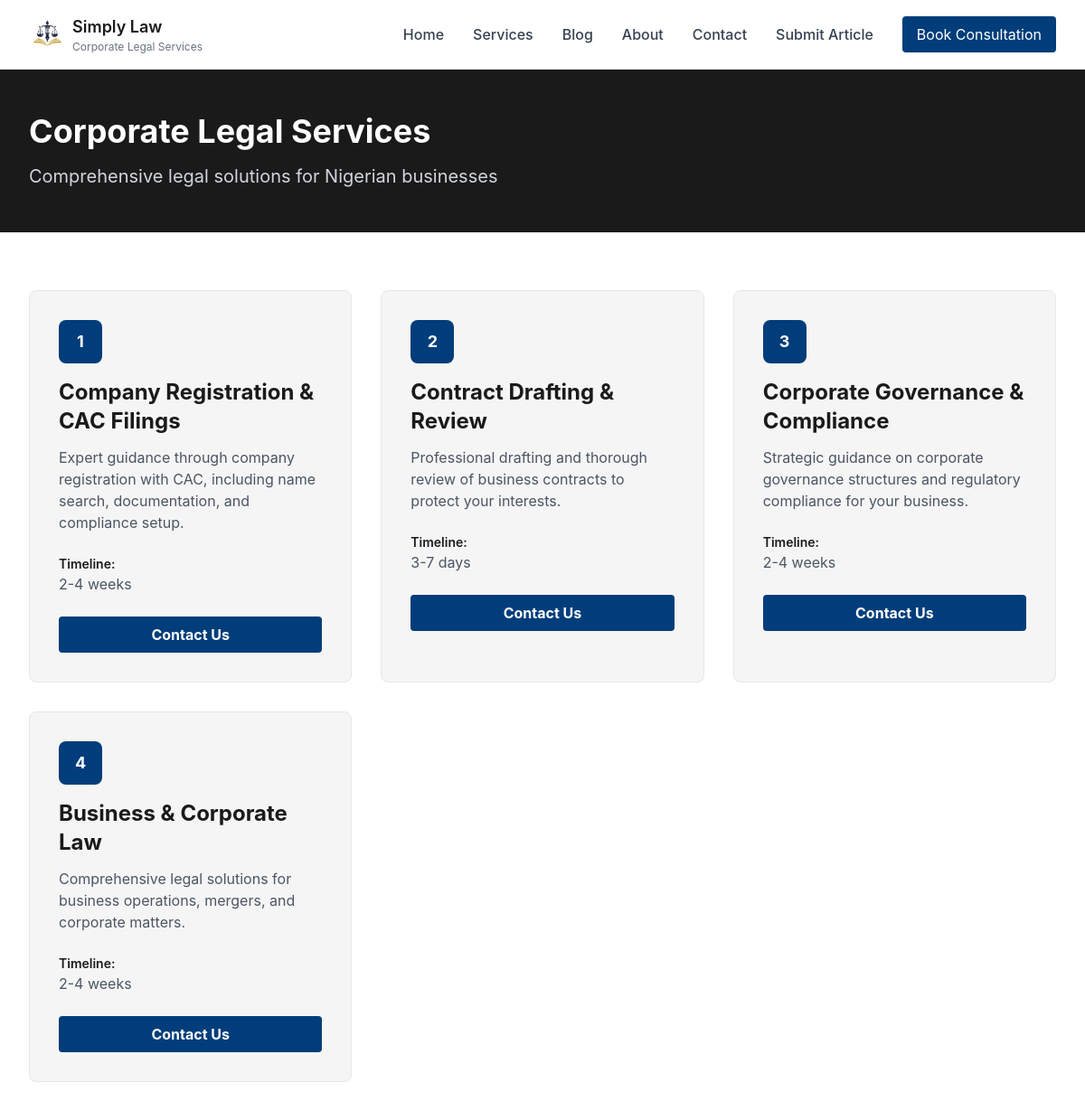
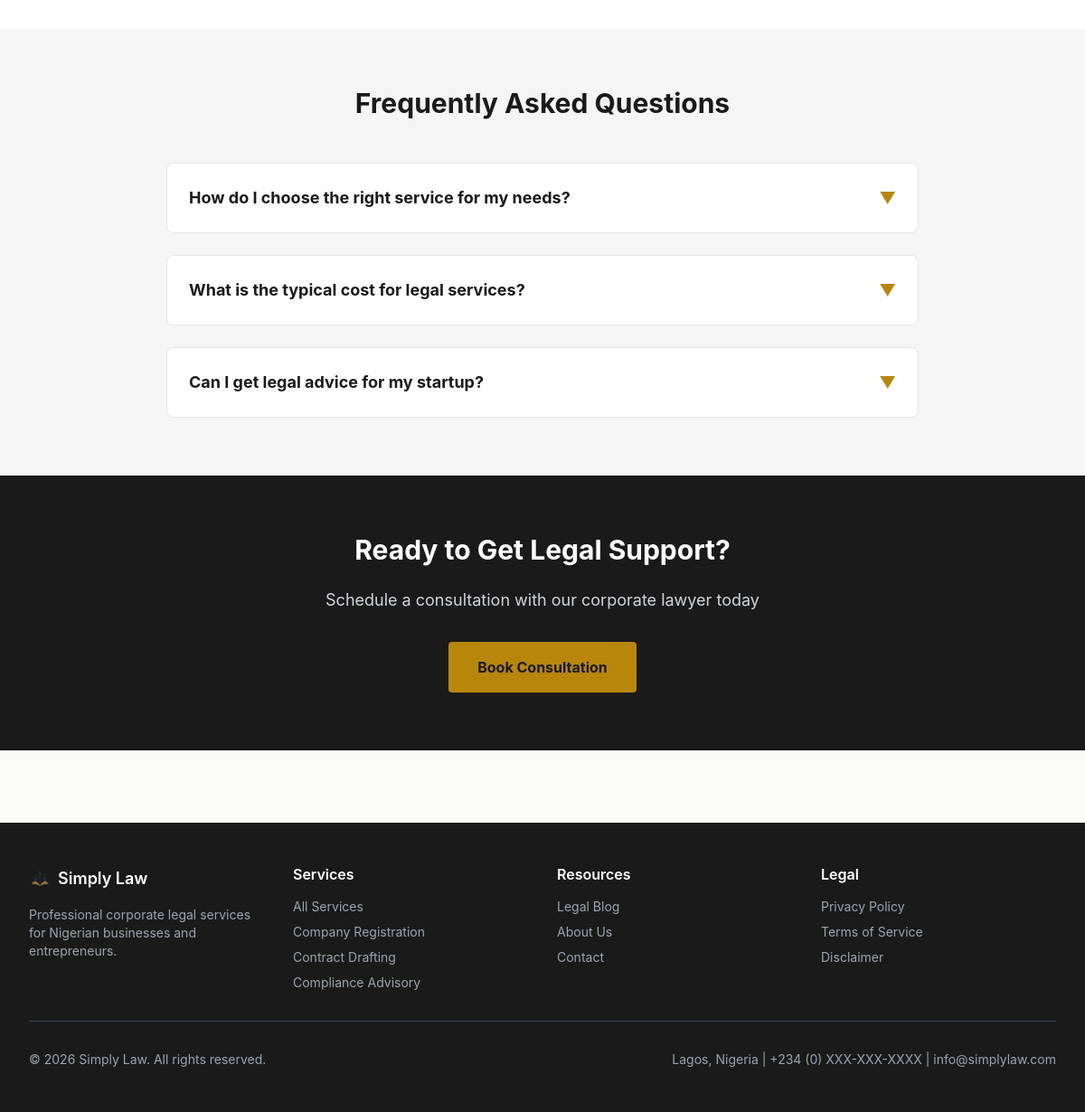
Page /services/ on the committed database (2 pictures, top to bottom).
### models.py (models this page shows, shortened)
class Service(db.Model):
    id = db.Column(db.Integer, primary_key=True)
    name = db.Column(db.String(200), nullable=False)
    slug = db.Column(db.String(200), nullable=False, unique=True, index=True)
    description = db.Column(db.Text, nullable=False)  # Short description
    detailed_content = db.Column(db.Text, nullable=False)  # Full service page content
    who_needs_it = db.Column(db.Text, nullable=False)  # Target audience
    typical_timeline = db.Column(db.String(255), nullable=False)  # e.g., "2-4 weeks"
    base_price = db.Column(db.Float, nullable=True)  # Optional starting price
    icon_class = db.Column(db.String(100), nullable=True)  # For styling
    order = db.Column(db.Integer, default=0)  # Display order
    is_active = db.Column(db.Boolean, default=True)
    created_at = db.Column(db.DateTime, default=datetime.utcnow)
    updated_at = db.Column(db.DateTime, default=datetime.utcnow, onupdate=datetime.utcnow)
    seo_title = db.Column(db.String(255), nullable=True)
    seo_description = db.Column(db.String(500), nullable=True)
    seo_keywords = db.Column(db.String(500), nullable=True)
    bookings = db.relationship('Booking', backref='service', lazy=True, cascade='all, delete-orphan')
    __table_args__ = (
        db.Index('idx_service_slug', 'slug'),
        db.Index('idx_service_is_active', 'is_active'),
        db.Index('idx_service_order', 'order'),
    )

### blueprints/services.py (the view)
@bp.route('/')
def index():
    services = Service.query.filter_by(is_active=True).order_by(Service.order).all()
    return render_template('services/index.html',
        services=services,
        page_title='Corporate Legal Services',
        page_description='Professional legal services for Nigerian businesses'
    )

### templates/services/index.html (shortened to what this page needs)
{% extends "base.html" %}
{% block content %}
<section class="bg-law-dark text-white py-12">
    <div class="max-w-7xl mx-auto px-4 sm:px-6 lg:px-8">
        <h1 class="text-4xl font-bold mb-4">Corporate Legal Services</h1>
        <p class="text-xl text-gray-300">Comprehensive legal solutions for Nigerian businesses</p>
    </div>
</section>
<section class="py-16 bg-white">
    <div class="max-w-7xl mx-auto px-4 sm:px-6 lg:px-8">
        <div class="grid grid-cols-1 md:grid-cols-2 lg:grid-cols-3 gap-8">
            {% for service in services %}
            <div class="bg-law-gray rounded-lg p-8 border border-gray-200 hover:shadow-lg hover:border-law-blue transition">
                <div class="w-12 h-12 bg-law-blue text-white rounded-lg mb-4 flex items-center justify-center font-bold text-lg">
                    {{ loop.index }}
                </div>
                <h2 class="text-2xl font-bold text-law-dark mb-3">{{ service.name }}</h2>
                <p class="text-gray-600 mb-6">{{ service.description }}</p>
                <div class="space-y-3 mb-6">
                    <div>
                        <p class="font-semibold text-law-dark text-sm">Timeline:</p>
                        <p class="text-gray-600">{{ service.typical_timeline }}</p>
                    </div>
                </div>
                <a href="https://wa.me/2347063596624?text=Hi!%20I%20am%20interested%20in%20your%20{{ service.name|replace(' ', '%20') }}%20service.%20Can%20we%20discuss%20this%20further?" target="_blank" class="inline-block w-full py-2 bg-law-blue text-white font-bold rounded text-center hover:bg-opacity-90 transition">
                    Contact Us
                </a>
            </div>
            {% endfor %}
        </div>
    </div>
</section>
<section class="py-16 bg-law-gray">
    <div class="max-w-4xl mx-auto px-4 sm:px-6 lg:px-8">
        <h2 class="text-3xl font-bold text-law-dark mb-12 text-center">Frequently Asked Questions</h2>
        <div class="space-y-6">
            <details class="bg-white rounded-lg border border-gray-200 p-6 cursor-pointer group">
                <summary class="font-bold text-law-dark text-lg flex justify-between items-center">
                    <span>How do I choose the right service for my needs?</span>
                    <span class="text-law-gold group-open:rotate-180 transition-transform">▼</span>
                </summary>
            </details>
            <details class="bg-white rounded-lg border border-gray-200 p-6 cursor-pointer group">
                <summary class="font-bold text-law-dark text-lg flex justify-between items-center">
                    <span>What is the typical cost for legal services?</span>
                    <span class="text-law-gold group-open:rotate-180 transition-transform">▼</span>
                </summary>
            </details>
            <details class="bg-white rounded-lg border border-gray-200 p-6 cursor-pointer group">
                <summary class="font-bold text-law-dark text-lg flex justify-between items-center">
                    <span>Can I get legal advice for my startup?</span>
                    <span class="text-law-gold group-open:rotate-180 transition-transform">▼</span>
                </summary>
            </details>
        </div>
    </div>
</section>
<section class="py-16 bg-law-dark text-white text-center">
    <div class="max-w-4xl mx-auto px-4 sm:px-6 lg:px-8">
        <h2 class="text-3xl font-bold mb-6">Ready to Get Legal Support?</h2>
        <p class="text-lg text-gray-300 mb-8">Schedule a consultation with our corporate lawyer today</p>
        <a href="{{ url_for('bookings.index') }}" class="inline-block px-8 py-4 bg-law-gold text-law-dark font-bold rounded hover:bg-opacity-90 transition">
            Book Consultation
        </a>
    </div>
</section>
{% endblock %}

### templates/base.html (style rules this page uses)
* { margin: 0; padding: 0; box-sizing: border-box; }
html { scroll-behavior: smooth; }
body { font-family: 'Inter', system-ui, -apple-system, sans-serif; background-color: #fafaf8; color: #1a1a1a; line-height: 1.6; }
a { transition: color 0.3s ease; }
.page-container { min-height: 100vh; display: flex; flex-direction: column; }
.bg-law-dark { background-color: #1a1a1a; }
.bg-law-blue { background-color: #003d7a; }
.bg-law-gold { background-color: #b8860b; }
.bg-law-gray { background-color: #f5f5f5; }
.text-law-dark { color: #1a1a1a; }
.text-law-gold { color: #b8860b; }
h1, h2, h3, h4, h5, h6 { font-weight: 700; line-height: 1.2; margin-bottom: 0.5rem; }
h1 { font-size: 2.5rem; }
h2 { font-size: 2rem; }
section { padding: 3rem 0; }

### rows in the picture
Service: name "Company Registration & CAC Filings", description "Expert guidance through company registration with CAC, including name search, documentation, and compliance setup.", typical_timeline "2-4 weeks"
Service: name "Contract Drafting & Review", description "Professional drafting and thorough review of business contracts to protect your interests.", typical_timeline "3-7 days"
Service: name "Corporate Governance & Compliance", description "Strategic guidance on corporate governance structures and regulatory compliance for your business.", typical_timeline "2-4 weeks"
Service: name "Business & Corporate Law", description "Comprehensive legal solutions for business operations, mergers, and corporate matters.", typical_timeline "2-4 weeks"
